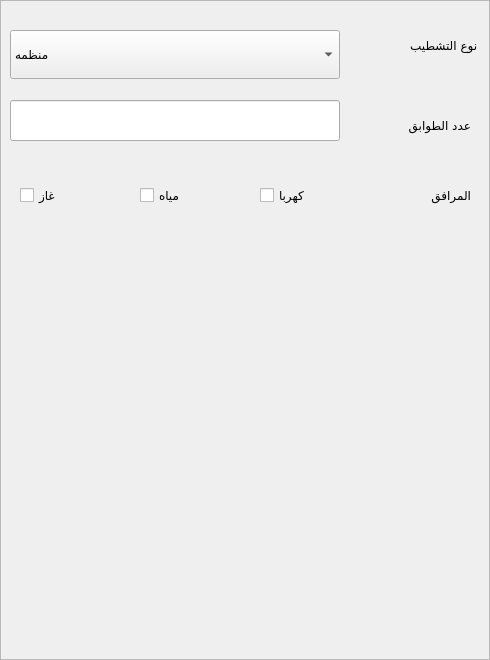
    <widget class="QFrame" name="Frame_Search_Emarah">
     <property name="geometry">
      <rect>
       <x>0</x>
       <y>0</y>
       <width>490</width>
       <height>660</height>
      </rect>
     </property>
     <property name="frameShape">
      <enum>QFrame::StyledPanel</enum>
     </property>
     <property name="frameShadow">
      <enum>QFrame::Raised</enum>
     </property>
     <widget class="QCheckBox" name="checkBox_21">
      <property name="geometry">
       <rect>
        <x>140</x>
        <y>180</y>
        <width>81</width>
        <height>30</height>
       </rect>
      </property>
      <property name="text">
       <string>مياه</string>
      </property>
     </widget>
     <widget class="QCheckBox" name="checkBox_20">
      <property name="geometry">
       <rect>
        <x>260</x>
        <y>180</y>
        <width>81</width>
        <height>30</height>
       </rect>
      </property>
      <property name="text">
       <string>كهربا</string>
      </property>
     </widget>
     <widget class="QLabel" name="label_827">
      <property name="geometry">
       <rect>
        <x>360</x>
        <y>30</y>
        <width>121</width>
        <height>31</height>
       </rect>
      </property>
      <property name="font">
       <font>
        <family>simplified arabic</family>
       </font>
      </property>
      <property name="text">
       <string> نوع التشطيب</string>
      </property>
     </widget>
     <widget class="QCheckBox" name="checkBox_12">
      <property name="geometry">
       <rect>
        <x>20</x>
        <y>180</y>
        <width>81</width>
        <height>30</height>
       </rect>
      </property>
      <property name="text">
       <string>غاز</string>
      </property>
     </widget>
     <widget class="QLineEdit" name="lineEdit_634">
      <property name="geometry">
       <rect>
        <x>10</x>
        <y>100</y>
        <width>330</width>
        <height>41</height>
       </rect>
      </property>
      <property name="font">
       <font>
        <family>simplified arabic</family>
       </font>
      </property>
     </widget>
     <widget class="QLabel" name="label_99">
      <property name="geometry">
       <rect>
        <x>370</x>
        <y>180</y>
        <width>101</width>
        <height>31</height>
       </rect>
      </property>
      <property name="font">
       <font>
        <family>simplified arabic</family>
       </font>
      </property>
      <property name="text">
       <string>المرافق</string>
      </property>
     </widget>
     <widget class="QComboBox" name="comboBox_26">
      <property name="geometry">
       <rect>
        <x>10</x>
        <y>30</y>
        <width>330</width>
        <height>49</height>
       </rect>
      </property>
      <item>
       <property name="text">
        <string>منظمه</string>
       </property>
      </item>
      <item>
       <property name="text">
        <string>تحت التشطيب</string>
       </property>
      </item>
      <item>
       <property name="text">
        <string>طوب أحمر</string>
       </property>
      </item>
      <item>
       <property name="text">
        <string>هيكل خرصانى</string>
       </property>
      </item>
     </widget>
     <widget class="QLabel" name="label_101">
      <property name="geometry">
       <rect>
        <x>360</x>
        <y>110</y>
        <width>111</width>
        <height>31</height>
       </rect>
      </property>
      <property name="font">
       <font>
        <family>simplified arabic</family>
       </font>
      </property>
      <property name="text">
       <string>عدد الطوابق</string>
      </property>
     </widget>
    </widget>
